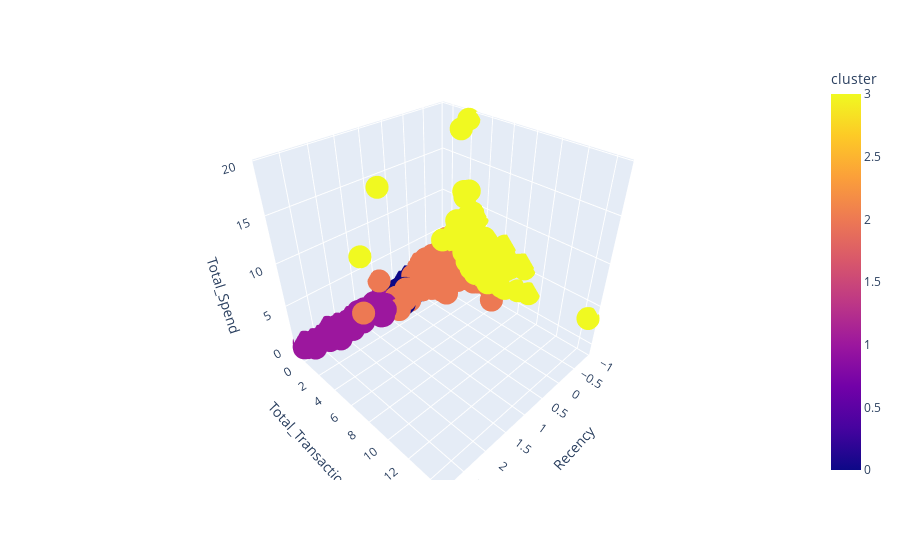

The cell this chart's notebook holds for it:
### Code cell
import plotly.express as px
fig = px.scatter_3d(customer_RFM_scaled, x='Recency', y='Total_Transactions', z='Total_Spend', color='cluster')
fig.show()

### Figure 1 — Plotly figure (JSON) as saved in the notebook; plotly's stock layout.template omitted (floating-point values rounded to 4 significant figures; data arrays with more than 128 entries replaced by an {"elided": "..."} marker saying what was removed)
{"data": [{"hovertemplate": "Recency=%{x}<br>Total_Transactions=%{y}<br>Total_Spend=%{z}<br>cluster=%{marker.color}<extra></extra>", "legendgroup": "", "marker": {"color": {"elided": "4319 int values"}, "coloraxis": "coloraxis", "symbol": "circle"}, "mode": "markers", "name": "", "scene": "scene", "showlegend": false, "type": "scatter3d", "x": {"elided": "4319 float values"}, "y": {"elided": "4319 float values"}, "z": {"elided": "4319 float values"}}], "layout": {"coloraxis": {"colorbar": {"title": {"text": "cluster"}}, "colorscale": [[0, "#0d0887"], [0.1111, "#46039f"], [0.2222, "#7201a8"], [0.3333, "#9c179e"], [0.4444, "#bd3786"], [0.5556, "#d8576b"], [0.6667, "#ed7953"], [0.7778, "#fb9f3a"], [0.8889, "#fdca26"], [1, "#f0f921"]]}, "legend": {"tracegroupgap": 0}, "margin": {"t": 60}, "scene": {"domain": {"x": [0, 1], "y": [0, 1]}, "xaxis": {"title": {"text": "Recency"}}, "yaxis": {"title": {"text": "Total_Transactions"}}, "zaxis": {"title": {"text": "Total_Spend"}}}}}
